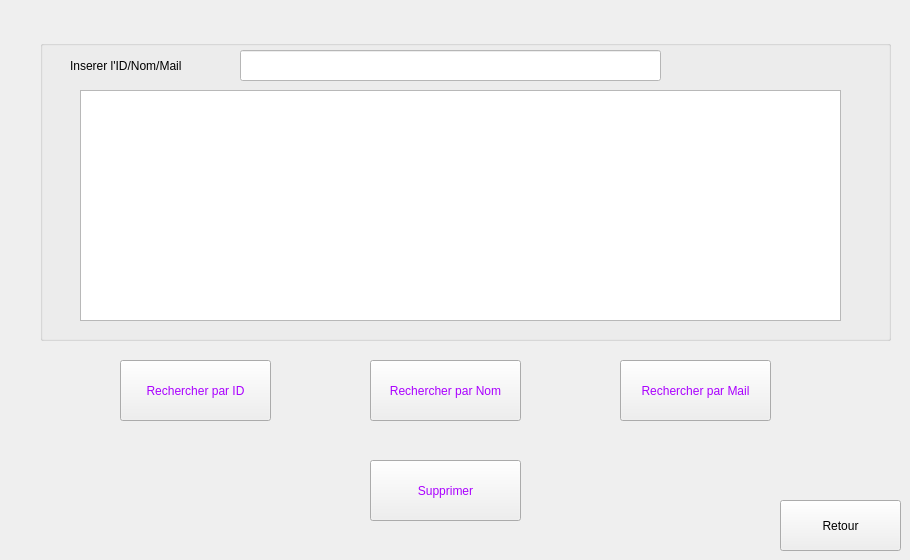
    <widget class="QWidget" name="supprimer_rechercher_demande">
     <widget class="QGroupBox" name="groupBox_18">
      <property name="geometry">
       <rect>
        <x>40</x>
        <y>40</y>
        <width>851</width>
        <height>301</height>
       </rect>
      </property>
      <property name="title">
       <string/>
      </property>
      <widget class="QLineEdit" name="id_suppIM_3">
       <property name="geometry">
        <rect>
         <x>200</x>
         <y>10</y>
         <width>421</width>
         <height>31</height>
        </rect>
       </property>
       <property name="styleSheet">
        <string notr="true">background:rgb(255, 255, 255)</string>
       </property>
      </widget>
      <widget class="QLabel" name="label_108">
       <property name="geometry">
        <rect>
         <x>30</x>
         <y>0</y>
         <width>131</width>
         <height>51</height>
        </rect>
       </property>
       <property name="text">
        <string>Inserer l'ID/Nom/Mail</string>
       </property>
      </widget>
      <widget class="QTableView" name="affichage_2">
       <property name="geometry">
        <rect>
         <x>40</x>
         <y>50</y>
         <width>761</width>
         <height>231</height>
        </rect>
       </property>
      </widget>
     </widget>
     <widget class="QPushButton" name="pb_r3">
      <property name="geometry">
       <rect>
        <x>780</x>
        <y>500</y>
        <width>121</width>
        <height>51</height>
       </rect>
      </property>
      <property name="text">
       <string>Retour</string>
      </property>
     </widget>
     <widget class="QPushButton" name="pb_rechercherIM">
      <property name="geometry">
       <rect>
        <x>120</x>
        <y>360</y>
        <width>151</width>
        <height>61</height>
       </rect>
      </property>
      <property name="styleSheet">
       <string notr="true">color: rgb(170, 0, 255);</string>
      </property>
      <property name="text">
       <string>Rechercher par ID</string>
      </property>
     </widget>
     <widget class="QPushButton" name="pb_rechercherIM_2">
      <property name="geometry">
       <rect>
        <x>370</x>
        <y>360</y>
        <width>151</width>
        <height>61</height>
       </rect>
      </property>
      <property name="styleSheet">
       <string notr="true">color: rgb(170, 0, 255);</string>
      </property>
      <property name="text">
       <string>Rechercher par Nom</string>
      </property>
     </widget>
     <widget class="QPushButton" name="pb_rechercherIM_3">
      <property name="geometry">
       <rect>
        <x>620</x>
        <y>360</y>
        <width>151</width>
        <height>61</height>
       </rect>
      </property>
      <property name="styleSheet">
       <string notr="true">color: rgb(170, 0, 255);</string>
      </property>
      <property name="text">
       <string>Rechercher par Mail</string>
      </property>
     </widget>
     <widget class="QPushButton" name="pb_supprimerIM">
      <property name="geometry">
       <rect>
        <x>370</x>
        <y>460</y>
        <width>151</width>
        <height>61</height>
       </rect>
      </property>
      <property name="styleSheet">
       <string notr="true">color: rgb(170, 0, 255);</string>
      </property>
      <property name="text">
       <string>Supprimer</string>
      </property>
     </widget>
    </widget>
